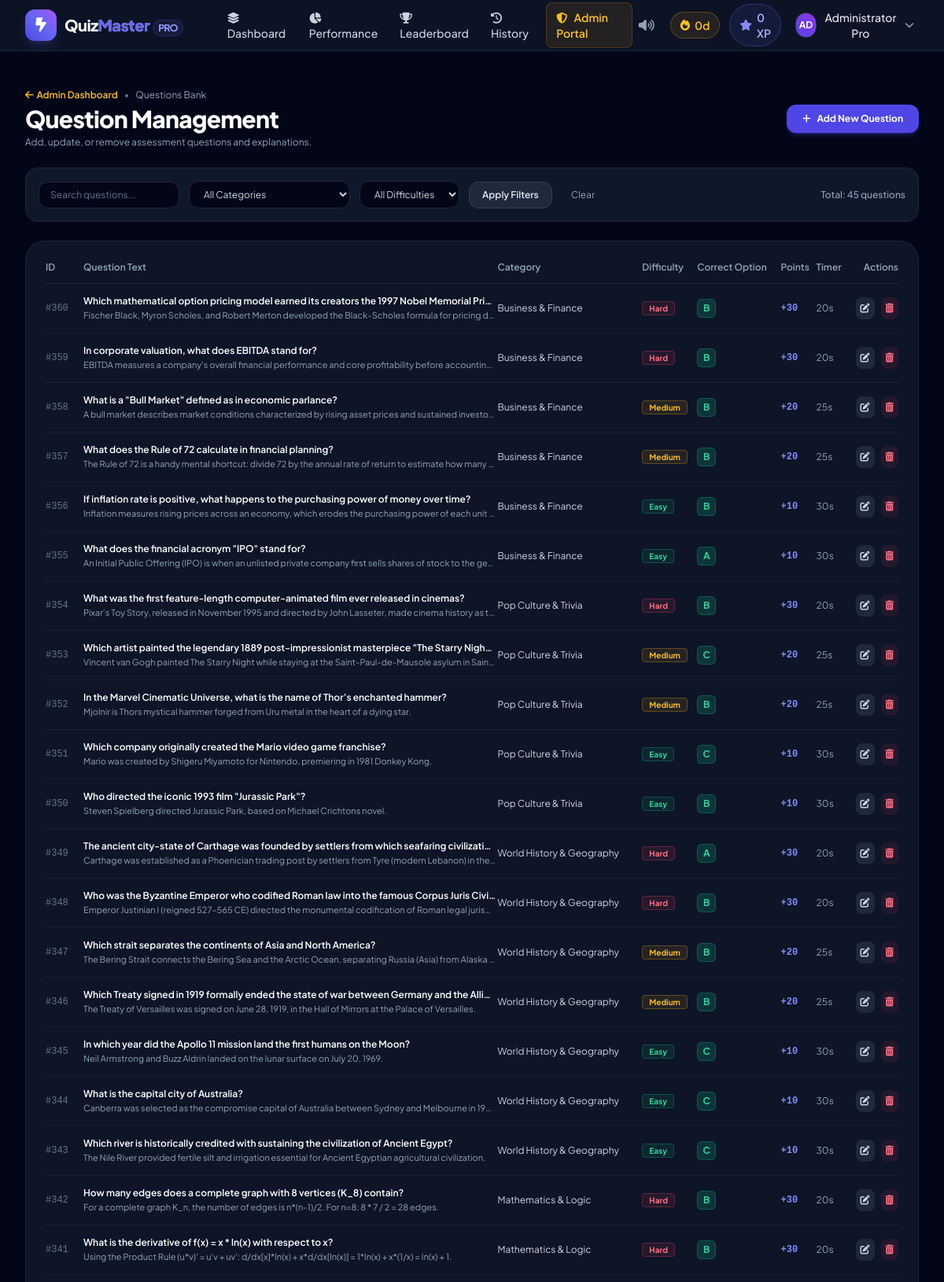
/admin/questions (signed in, upper part), run on the app's committed database.
### tables this page shows
CREATE TABLE users (
            id INTEGER PRIMARY KEY AUTOINCREMENT,
            username TEXT UNIQUE NOT NULL,
            email TEXT UNIQUE NOT NULL,
            password_hash TEXT NOT NULL,
            full_name TEXT NOT NULL,
            avatar TEXT DEFAULT 'avatar1.png',
            role TEXT DEFAULT 'user', -- 'user' or 'admin'
            total_score INTEGER DEFAULT 0,
            xp INTEGER DEFAULT 0,
            quizzes_taken INTEGER DEFAULT 0,
            current_streak INTEGER DEFAULT 0,
            longest_streak INTEGER DEFAULT 0,
            last_quiz_date TEXT,
            created_at TIMESTAMP DEFAULT CURRENT_TIMESTAMP
        );

CREATE TABLE questions (
            id INTEGER PRIMARY KEY AUTOINCREMENT,
            category_id INTEGER NOT NULL,
            difficulty TEXT NOT NULL, -- 'Easy', 'Medium', 'Hard'
            question_text TEXT NOT NULL,
            code_snippet TEXT,
            option_a TEXT NOT NULL,
            option_b TEXT NOT NULL,
            option_c TEXT NOT NULL,
            option_d TEXT NOT NULL,
            correct_option TEXT NOT NULL, -- 'A', 'B', 'C', 'D'
            explanation TEXT,
            points INTEGER DEFAULT 10,
            time_limit_seconds INTEGER DEFAULT 30,
            created_at TIMESTAMP DEFAULT CURRENT_TIMESTAMP,
            FOREIGN KEY (category_id) REFERENCES categories(id) ON DELETE CASCADE
        );

CREATE TABLE categories (
            id INTEGER PRIMARY KEY AUTOINCREMENT,
            name TEXT UNIQUE NOT NULL,
            slug TEXT UNIQUE NOT NULL,
            description TEXT,
            icon TEXT DEFAULT 'folder',
            color TEXT DEFAULT 'indigo'
        );

### app.py (the view)
@app.route('/admin/questions')
@admin_required
def admin_questions():
    search = request.args.get('search', '').strip()
    category_id = request.args.get('category')
    difficulty = request.args.get('difficulty')
    questions = models.get_all_questions(search=search, category_id=category_id, difficulty=difficulty)
    categories = models.get_categories()
    return render_template('admin_questions.html', questions=questions, categories=categories, search=search, selected_category=category_id, selected_difficulty=difficulty)

### templates/admin_questions.html (shortened to what this page needs)
{% extends "base.html" %}
{% block content %}
<div class="max-w-7xl mx-auto px-4 sm:px-6 lg:px-8 py-8 space-y-6">
    <div class="flex flex-col sm:flex-row sm:items-center justify-between gap-4">
        <div>
            <div class="flex items-center gap-2">
                <a href="{{ url_for('admin_dashboard') }}" class="text-xs text-amber-400 hover:text-amber-300 font-semibold flex items-center gap-1">
                    <i class="fa-solid fa-arrow-left"></i> Admin Dashboard
                </a>
                <span class="text-xs text-slate-500">•</span>
                <span class="text-xs text-slate-400">Questions Bank</span>
            </div>
            <h1 class="text-2xl sm:text-3xl font-extrabold text-white tracking-tight mt-1">
                Question Management
            </h1>
            <p class="text-xs text-slate-400 mt-1">Add, update, or remove assessment questions and explanations.</p>
        </div>
        <button onclick="openAddQuestionModal()" class="px-5 py-2.5 rounded-xl text-xs font-bold text-white bg-indigo-600 hover:bg-indigo-500 shadow-md shadow-indigo-600/30 transition-all flex items-center gap-2 self-start sm:self-auto">
            <i class="fa-solid fa-plus"></i> Add New Question
        </button>
    </div>
    <form action="{{ url_for('admin_questions') }}" method="GET" class="p-4 rounded-2xl bg-slate-900 border border-slate-800 flex flex-wrap items-center justify-between gap-4">
        <div class="flex flex-wrap items-center gap-3">
            <input type="text" name="search" value="{{ search or '' }}" placeholder="Search questions..."
                   class="px-3.5 py-2 rounded-xl bg-slate-950 border border-slate-800 text-xs text-white placeholder-slate-500 focus:outline-none focus:border-indigo-500">
            <select name="category" class="px-3.5 py-2 rounded-xl bg-slate-950 border border-slate-800 text-xs text-slate-300 focus:outline-none focus:border-indigo-500">
                <option value="">All Categories</option>
            </select>
            <select name="difficulty" class="px-3.5 py-2 rounded-xl bg-slate-950 border border-slate-800 text-xs text-slate-300 focus:outline-none focus:border-indigo-500">
                <option value="">All Difficulties</option>
            </select>
            <button type="submit" class="px-4 py-2 rounded-xl bg-slate-800 hover:bg-slate-700 text-slate-200 text-xs font-semibold border border-slate-700 transition-colors">
                Apply Filters
            </button>
            <a href="{{ url_for('admin_questions') }}" class="px-3 py-2 text-xs text-slate-400 hover:text-white">Clear</a>
        </div>
        <span class="text-xs text-slate-400 font-medium">Total: {{ questions|length }} questions</span>
    </form>
    <div class="p-6 rounded-3xl bg-slate-900/90 border border-slate-800 shadow-xl">
        <div class="overflow-x-auto">
            <table class="w-full text-left text-xs">
                <thead>
                    <tr class="text-slate-400 border-b border-slate-800">
                        <th class="pb-3 font-semibold w-12">ID</th>
                        <th class="pb-3 font-semibold">Question Text</th>
                        <th class="pb-3 font-semibold">Category</th>
                        <th class="pb-3 font-semibold">Difficulty</th>
                        <th class="pb-3 font-semibold">Correct Option</th>
                        <th class="pb-3 font-semibold">Points</th>
                        <th class="pb-3 font-semibold">Timer</th>
                        <th class="pb-3 font-semibold text-right">Actions</th>
                    </tr>
                </thead>
                <tbody class="divide-y divide-slate-800/60">
                    {% for q in questions %}
                    <tr class="hover:bg-slate-800/40 transition-colors">
                        <td class="py-3.5 font-mono text-slate-500">#{{ q.id }}</td>
                        <td class="py-3.5 max-w-md">
                            <p class="font-semibold text-white truncate">{{ q.question_text }}</p>
                            <p class="text-[11px] text-slate-400 truncate mt-0.5">{{ q.explanation }}</p>
                        </td>
                        <td class="py-3.5 text-slate-300">{{ q.category_name }}</td>
                        <td class="py-3.5">
                            <span class="px-2 py-0.5 rounded text-[10px] font-bold
                                {% if q.difficulty == 'Easy' %} bg-emerald-500/10 text-emerald-400 border border-emerald-500/30
                                {% elif q.difficulty == 'Medium' %} bg-amber-500/10 text-amber-400 border border-amber-500/30
                                {% else %} bg-rose-500/10 text-rose-400 border border-rose-500/30 {% endif %}">
                                {{ q.difficulty }}
                            </span>
                        </td>
                        <td class="py-3.5">
                            <span class="w-6 h-6 rounded-md bg-emerald-500/20 text-emerald-400 border border-emerald-500/30 flex items-center justify-center font-bold text-xs">
                                {{ q.correct_option }}
                            </span>
                        </td>
                        <td class="py-3.5 font-mono text-indigo-400 font-bold">+{{ q.points }}</td>
                        <td class="py-3.5 text-slate-400">{{ q.time_limit_seconds }}s</td>
                        <td class="py-3.5 text-right">
                            <div class="flex items-center justify-end gap-2">
                                <button onclick='openEditQuestionModal({{ q|tojson }})' class="p-1.5 rounded-lg bg-slate-800 hover:bg-slate-700 text-slate-300 hover:text-white transition-colors" title="Edit Question">
                                    <i class="fa-solid fa-pen-to-square text-xs"></i>
                                </button>
                                <form action="{{ url_for('api_admin_delete_question', qid=q.id) }}" method="POST" onsubmit="return confirm('Are you sure you want to delete Question #{{ q.id }}?')">
                                    <button type="submit" class="p-1.5 rounded-lg bg-rose-500/10 hover:bg-rose-500/20 text-rose-400 transition-colors" title="Delete Question">
                                        <i class="fa-solid fa-trash-can text-xs"></i>
                                    </button>
                                </form>
                            </div>
                        </td>
                    </tr>
                    {% endfor %}
                </tbody>
            </table>
        </div>
    </div>
</div>
{% endblock %}

### templates/base.html (shortened to what this page needs)
<!DOCTYPE html>
<html lang="en" class="h-full bg-slate-900 text-slate-100">
<head>
    <script src="https://cdn.tailwindcss.com"></script>
    <link rel="stylesheet" href="https://cdnjs.cloudflare.com/ajax/libs/font-awesome/6.5.1/css/all.min.css">
    <link rel="stylesheet" href="{{ url_for('static', filename='css/custom.css') }}">
</head>
<body class="h-full flex flex-col bg-slate-950 text-slate-100 antialiased selection:bg-brand-500 selection:text-white">
    <header class="sticky top-0 z-50 backdrop-blur-md bg-slate-900/80 border-b border-slate-800 transition-all">
        <div class="max-w-7xl mx-auto px-4 sm:px-6 lg:px-8">
            <div class="flex items-center justify-between h-16">
                <div class="flex items-center gap-3">
                    <a href="{{ url_for('dashboard' if current_user else 'index') }}" class="flex items-center gap-2.5 group">
                        <div class="w-10 h-10 rounded-xl bg-gradient-to-tr from-brand-600 via-indigo-500 to-purple-500 flex items-center justify-center shadow-lg shadow-indigo-500/20 group-hover:scale-105 transition-transform">
                            <i class="fa-solid fa-bolt-lightning text-white text-lg"></i>
                        </div>
                        <span class="text-xl font-extrabold tracking-tight bg-gradient-to-r from-white via-slate-200 to-indigo-200 bg-clip-text text-transparent">
                            Quiz<span class="text-brand-500">Master</span><span class="text-xs ml-1 px-1.5 py-0.5 rounded-full bg-indigo-500/10 text-indigo-400 font-semibold border border-indigo-500/20">PRO</span>
                        </span>
                    </a>
                    {% if current_user %}
                    <nav class="hidden md:flex items-center ml-8 space-x-1">
                        <a href="{{ url_for('dashboard') }}" class="px-3 py-2 rounded-lg text-sm font-medium hover:text-white hover:bg-slate-800 transition-colors {{ 'text-brand-400 bg-slate-800/60' if request.endpoint == 'dashboard' else 'text-slate-300' }}">
                            <i class="fa-solid fa-layer-group mr-1.5"></i> Dashboard
                        </a>
                        <a href="{{ url_for('analytics') }}" class="px-3 py-2 rounded-lg text-sm font-medium hover:text-white hover:bg-slate-800 transition-colors {{ 'text-brand-400 bg-slate-800/60' if request.endpoint == 'analytics' else 'text-slate-300' }}">
                            <i class="fa-solid fa-chart-pie mr-1.5"></i> Performance
                        </a>
                        <a href="{{ url_for('leaderboard') }}" class="px-3 py-2 rounded-lg text-sm font-medium hover:text-white hover:bg-slate-800 transition-colors {{ 'text-brand-400 bg-slate-800/60' if request.endpoint == 'leaderboard' else 'text-slate-300' }}">
                            <i class="fa-solid fa-trophy mr-1.5"></i> Leaderboard
                        </a>
                        <a href="{{ url_for('history') }}" class="px-3 py-2 rounded-lg text-sm font-medium hover:text-white hover:bg-slate-800 transition-colors {{ 'text-brand-400 bg-slate-800/60' if request.endpoint == 'history' else 'text-slate-300' }}">
                            <i class="fa-solid fa-clock-rotate-left mr-1.5"></i> History
                        </a>
                        {% if current_user.role == 'admin' %}
                        <a href="{{ url_for('admin_dashboard') }}" class="px-3 py-2 rounded-lg text-sm font-semibold text-amber-400 bg-amber-500/10 hover:bg-amber-500/20 border border-amber-500/20 transition-colors">
                            <i class="fa-solid fa-shield-halved mr-1.5"></i> Admin Portal
                        </a>
                        {% endif %}
                    </nav>
                    {% endif %}
                </div>
                <div class="flex items-center gap-3">
                    <button id="soundToggleBtn" onclick="toggleSoundEffect()" class="p-2 rounded-lg text-slate-400 hover:text-white hover:bg-slate-800 transition-colors" title="Toggle Sound Effects">
                        <i id="soundIcon" class="fa-solid fa-volume-high"></i>
                    </button>
                    {% if current_user %}
                    <div class="flex items-center gap-1.5 px-3 py-1.5 rounded-full bg-amber-500/10 border border-amber-500/30 text-amber-400 font-semibold text-xs sm:text-sm" title="Daily Quiz Streak: {{ current_user.current_streak }} days">
                        <i class="fa-solid fa-fire animate-pulse text-amber-400"></i>
                        <span>{{ current_user.current_streak }}d</span>
                    </div>
                    <div class="hidden sm:flex items-center gap-1.5 px-3 py-1.5 rounded-full bg-indigo-500/10 border border-indigo-500/30 text-indigo-300 font-semibold text-xs sm:text-sm">
                        <i class="fa-solid fa-star text-indigo-400"></i>
                        <span>{{ current_user.xp }} XP</span>
                    </div>
                    <div class="relative" id="userMenuContainer">
                        <button onclick="toggleUserMenu()" class="flex items-center gap-2 p-1.5 rounded-xl hover:bg-slate-800 transition-colors">
                            <div class="w-8 h-8 rounded-full bg-gradient-to-tr from-brand-600 to-purple-600 flex items-center justify-center font-bold text-xs text-white uppercase shadow border border-slate-700">
                                {{ current_user.username[:2] }}
                            </div>
                            <span class="hidden sm:block text-sm font-medium text-slate-200">{{ current_user.full_name }}</span>
                            <i class="fa-solid fa-chevron-down text-xs text-slate-400"></i>
                        </button>
                    </div>
                    {% endif %}
                </div>
            </div>
        </div>
    </header>
    <div class="max-w-7xl mx-auto px-4 sm:px-6 lg:px-8 pt-4 w-full">
    </div>
    <main class="flex-grow w-full">
        {% block content %}{% endblock %}
    </main>
</body>
</html>

### data on the page
users: current_streak "0", xp "0", username "AD", full_name "Administrator Pro"
questions: id "360", question_text "Which mathematical option pricing model earned its creators the 1997 Nobel Memorial Pri…", explanation "Fischer Black, Myron Scholes, and Robert Merton developed the Black-Scholes formula for pricing d…", category_name "Business & Finance", difficulty "Hard", correct_option "B", points "30", time_limit_seconds "20"
questions: id "359", question_text "In corporate valuation, what does EBITDA stand for?", explanation "EBITDA measures a company's overall financial performance and core profitability before accountin…", category_name "Business & Finance", difficulty "Hard", correct_option "B", points "30", time_limit_seconds "20"
questions: id "358", question_text "What is a \"Bull Market\" defined as in economic parlance?", explanation "A bull market describes market conditions characterized by rising asset prices and sustained investo…", category_name "Business & Finance", difficulty "Medium", correct_option "B", points "20", time_limit_seconds "25"
questions: id "357", question_text "What does the Rule of 72 calculate in financial planning?", explanation "The Rule of 72 is a handy mental shortcut: divide 72 by the annual rate of return to estimate how many…", category_name "Business & Finance", difficulty "Medium", correct_option "B", points "20", time_limit_seconds "25"
questions: id "356", question_text "If inflation rate is positive, what happens to the purchasing power of money over time?", explanation "Inflation measures rising prices across an economy, which erodes the purchasing power of each unit…", category_name "Business & Finance", difficulty "Easy", correct_option "B", points "10", time_limit_seconds "30"
questions: id "355", question_text "What does the financial acronym \"IPO\" stand for?", explanation "An Initial Public Offering (IPO) is when an unlisted private company first sells shares of stock to the ge…", category_name "Business & Finance", difficulty "Easy", correct_option "A", points "10", time_limit_seconds "30"
questions: id "354", question_text "What was the first feature-length computer-animated film ever released in cinemas?", explanation "Pixar’s Toy Story, released in November 1995 and directed by John Lasseter, made cinema history as t…", category_name "Pop Culture & Trivia", difficulty "Hard", correct_option "B", points "30", time_limit_seconds "20"
questions: id "353", question_text "Which artist painted the legendary 1889 post-impressionist masterpiece \"The Starry Nigh…", explanation "Vincent van Gogh painted The Starry Night while staying at the Saint-Paul-de-Mausole asylum in Sain…", category_name "Pop Culture & Trivia", difficulty "Medium", correct_option "C", points "20", time_limit_seconds "25"
questions: id "352", question_text "In the Marvel Cinematic Universe, what is the name of Thor’s enchanted hammer?", explanation "Mjolnir is Thors mystical hammer forged from Uru metal in the heart of a dying star.", category_name "Pop Culture & Trivia", difficulty "Medium", correct_option "B", points "20", time_limit_seconds "25"
questions: id "351", question_text "Which company originally created the Mario video game franchise?", explanation "Mario was created by Shigeru Miyamoto for Nintendo, premiering in 1981 Donkey Kong.", category_name "Pop Culture & Trivia", difficulty "Easy", correct_option "C", points "10", time_limit_seconds "30"
questions: id "350", question_text "Who directed the iconic 1993 film \"Jurassic Park\"?", explanation "Steven Spielberg directed Jurassic Park, based on Michael Crichtons novel.", category_name "Pop Culture & Trivia", difficulty "Easy", correct_option "B", points "10", time_limit_seconds "30"
questions: id "349", question_text "The ancient city-state of Carthage was founded by settlers from which seafaring civilizati…", explanation "Carthage was established as a Phoenician trading post by settlers from Tyre (modern Lebanon) in th…", category_name "World History & Geography", difficulty "Hard", correct_option "A", points "30", time_limit_seconds "20"
questions: id "348", question_text "Who was the Byzantine Emperor who codified Roman law into the famous Corpus Juris Civ…", explanation "Emperor Justinian I (reigned 527–565 CE) directed the monumental codification of Roman legal juris…", category_name "World History & Geography", difficulty "Hard", correct_option "B", points "30", time_limit_seconds "20"
questions: id "347", question_text "Which strait separates the continents of Asia and North America?", explanation "The Bering Strait connects the Bering Sea and the Arctic Ocean, separating Russia (Asia) from Alaska…", category_name "World History & Geography", difficulty "Medium", correct_option "B", points "20", time_limit_seconds "25"
questions: id "346", question_text "Which Treaty signed in 1919 formally ended the state of war between Germany and the Alli…", explanation "The Treaty of Versailles was signed on June 28, 1919, in the Hall of Mirrors at the Palace of Versailles.", category_name "World History & Geography", difficulty "Medium", correct_option "B", points "20", time_limit_seconds "25"
questions: id "345", question_text "In which year did the Apollo 11 mission land the first humans on the Moon?", explanation "Neil Armstrong and Buzz Aldrin landed on the lunar surface on July 20, 1969.", category_name "World History & Geography", difficulty "Easy", correct_option "C", points "10", time_limit_seconds "30"
questions: id "344", question_text "What is the capital city of Australia?", explanation "Canberra was selected as the compromise capital of Australia between Sydney and Melbourne in 19…", category_name "World History & Geography", difficulty "Easy", correct_option "C", points "10", time_limit_seconds "30"
questions: id "343", question_text "Which river is historically credited with sustaining the civilization of Ancient Egypt?", explanation "The Nile River provided fertile silt and irrigation essential for Ancient Egyptian agricultural civilization.", category_name "World History & Geography", difficulty "Easy", correct_option "C", points "10", time_limit_seconds "30"
questions: id "342", question_text "How many edges does a complete graph with 8 vertices (K_8) contain?", explanation "For a complete graph K_n, the number of edges is n*(n-1)/2. For n=8: 8 * 7 / 2 = 28 edges.", category_name "Mathematics & Logic", difficulty "Hard", correct_option "B", points "30", time_limit_seconds "20"
questions: id "341", question_text "What is the derivative of f(x) = x * ln(x) with respect to x?", explanation "Using the Product Rule (u*v)' = u'v + uv': d/dx[x]*ln(x) + x*d/dx[ln(x)] = 1*ln(x) + x*(1/x) = ln(x) + 1.", category_name "Mathematics & Logic", difficulty "Hard", correct_option "B", points "30", time_limit_seconds "20"

### other printed values
{{ questions|length }} "45"
